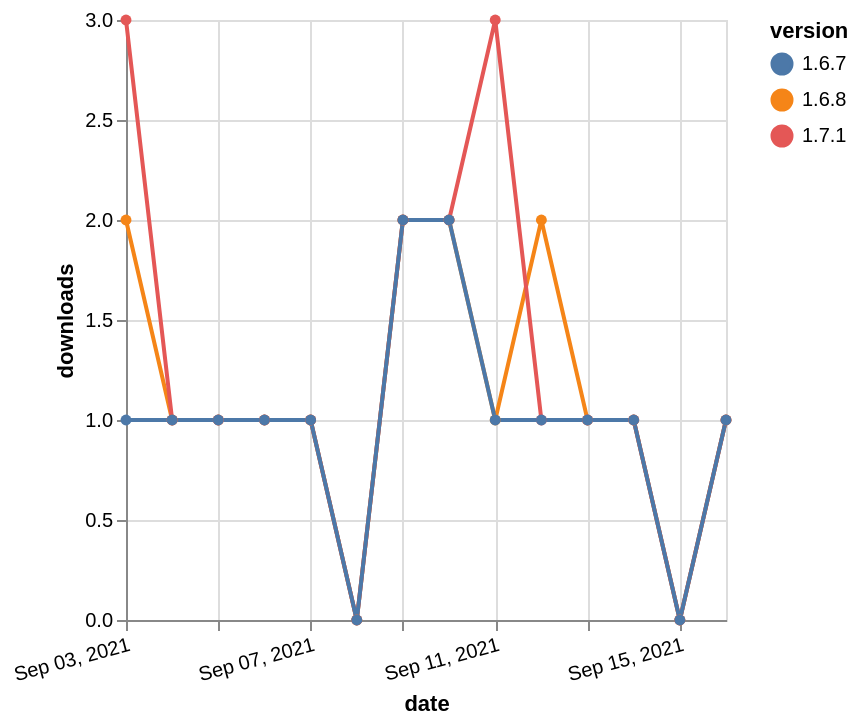

Specify this chart in Vega-Lite:
### Vega-Lite specification from a JSON file in a GitHub repository (floating-point values rounded to 4 significant figures)
{"$schema": "https://vega.github.io/schema/vega-lite/v5.json", "description": "A simple bar chart with embedded data.", "data": {"values": [{"date": "2021-09-03", "total": 151, "delta": 2, "version": "1.6.8"}, {"date": "2021-09-04", "total": 152, "delta": 1, "version": "1.6.8"}, {"date": "2021-09-05", "total": 153, "delta": 1, "version": "1.6.8"}, {"date": "2021-09-06", "total": 154, "delta": 1, "version": "1.6.8"}, {"date": "2021-09-07", "total": 155, "delta": 1, "version": "1.6.8"}, {"date": "2021-09-08", "total": 155, "delta": 0, "version": "1.6.8"}, {"date": "2021-09-09", "total": 157, "delta": 2, "version": "1.6.8"}, {"date": "2021-09-10", "total": 159, "delta": 2, "version": "1.6.8"}, {"date": "2021-09-11", "total": 160, "delta": 1, "version": "1.6.8"}, {"date": "2021-09-12", "total": 162, "delta": 2, "version": "1.6.8"}, {"date": "2021-09-13", "total": 163, "delta": 1, "version": "1.6.8"}, {"date": "2021-09-14", "total": 164, "delta": 1, "version": "1.6.8"}, {"date": "2021-09-15", "total": 164, "delta": 0, "version": "1.6.8"}, {"date": "2021-09-16", "total": 165, "delta": 1, "version": "1.6.8"}, {"date": "2021-09-03", "total": 141, "delta": 3, "version": "1.7.1"}, {"date": "2021-09-04", "total": 142, "delta": 1, "version": "1.7.1"}, {"date": "2021-09-05", "total": 143, "delta": 1, "version": "1.7.1"}, {"date": "2021-09-06", "total": 144, "delta": 1, "version": "1.7.1"}, {"date": "2021-09-07", "total": 145, "delta": 1, "version": "1.7.1"}, {"date": "2021-09-08", "total": 145, "delta": 0, "version": "1.7.1"}, {"date": "2021-09-09", "total": 147, "delta": 2, "version": "1.7.1"}, {"date": "2021-09-10", "total": 149, "delta": 2, "version": "1.7.1"}, {"date": "2021-09-11", "total": 152, "delta": 3, "version": "1.7.1"}, {"date": "2021-09-12", "total": 153, "delta": 1, "version": "1.7.1"}, {"date": "2021-09-13", "total": 154, "delta": 1, "version": "1.7.1"}, {"date": "2021-09-14", "total": 155, "delta": 1, "version": "1.7.1"}, {"date": "2021-09-15", "total": 155, "delta": 0, "version": "1.7.1"}, {"date": "2021-09-16", "total": 156, "delta": 1, "version": "1.7.1"}, {"date": "2021-09-03", "total": 218, "delta": 1, "version": "1.6.7"}, {"date": "2021-09-04", "total": 219, "delta": 1, "version": "1.6.7"}, {"date": "2021-09-05", "total": 220, "delta": 1, "version": "1.6.7"}, {"date": "2021-09-06", "total": 221, "delta": 1, "version": "1.6.7"}, {"date": "2021-09-07", "total": 222, "delta": 1, "version": "1.6.7"}, {"date": "2021-09-08", "total": 222, "delta": 0, "version": "1.6.7"}, {"date": "2021-09-09", "total": 224, "delta": 2, "version": "1.6.7"}, {"date": "2021-09-10", "total": 226, "delta": 2, "version": "1.6.7"}, {"date": "2021-09-11", "total": 227, "delta": 1, "version": "1.6.7"}, {"date": "2021-09-12", "total": 228, "delta": 1, "version": "1.6.7"}, {"date": "2021-09-13", "total": 229, "delta": 1, "version": "1.6.7"}, {"date": "2021-09-14", "total": 230, "delta": 1, "version": "1.6.7"}, {"date": "2021-09-15", "total": 230, "delta": 0, "version": "1.6.7"}, {"date": "2021-09-16", "total": 231, "delta": 1, "version": "1.6.7"}]}, "width": "container", "mark": {"type": "line", "point": {"filled": true}}, "encoding": {"x": {"field": "date", "type": "temporal", "timeUnit": "yearmonthdate", "title": "date", "axis": {"labelAngle": -15}}, "y": {"field": "delta", "type": "quantitative", "title": "downloads"}, "color": {"field": "version", "type": "nominal"}, "tooltip": {"field": "delta"}}}
